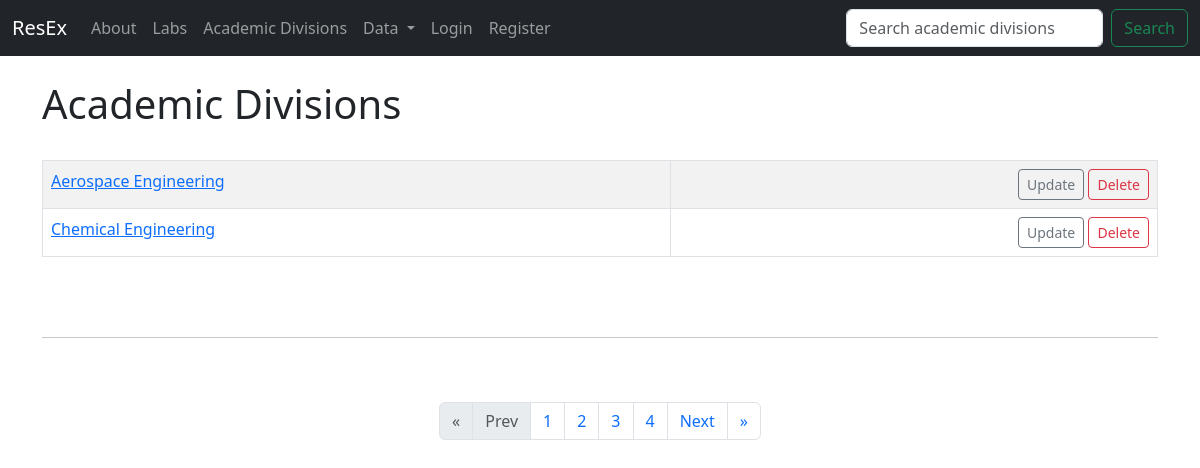
Page /list_acad_divs on the committed database.
### labs/models.py (models this page shows)
class Academic_Division(models.Model):
	DEPARTMENT = 'Department'
	SCHOOL = 'School'
	INTERDISCIPLINARY_PROGRAM = 'Interdisciplinary Program'
	CENTRE = 'Centre'
	acad_div_type_CHOICES = [(DEPARTMENT, 'Department'),(SCHOOL, 'School'),	(INTERDISCIPLINARY_PROGRAM, 'Interdisciplinary Program'),(CENTRE, 'Centre'),]
	name = models.CharField('Academic Division Name', max_length=256)
	acad_div_type = models.CharField('Academic Division Type',max_length=28,choices=acad_div_type_CHOICES,default=DEPARTMENT,) # Dept, school, IDP, centers
	web = models.URLField('Website address')
	email = models.EmailField('Email Address', max_length=128, blank=True)
	def __str__(self):
		return self.name

### labs/views.py (the view)
# urls.py: path('list_acad_divs',views.list_acad_divs, name="list-acad-divs"),
def list_acad_divs(request):
	pag = Paginator(Academic_Division.objects.all().order_by('name'), AD_PER_PAGE)
	page =request.GET.get('page')
	acad_divs = pag.get_page(page)
	nums = "a"*acad_divs.paginator.num_pages
	return render(request, 'labs/acad_div_list.html',
		{'acad_divs':acad_divs,
		'nums':nums})
	return render(request, 'labs/acad_div_list.html',
		{'acad_div_list':acad_div_list})

### labs/templates/labs/acad_div_list.html
{% extends "labs/base.html" %}
{% block content %}
	<h1>Academic Divisions</h1>
	<br>
	<table class="table table-hover table-bordered table-striped">
		{% for acad_div in acad_divs %}
		<tr>
			<td>
				<a href="{% url 'show-acad-div' acad_div.id %}">{{ acad_div }}</a>
			</td>
			<td align="right">
				<a href="{% url 'update-acad-div' acad_div.id %}"
				class="btn btn-outline-secondary btn-sm">Update</a>
				<a href="{% url 'delete-acad-div' acad_div.id %}"
				class="btn btn-outline-danger btn-sm">Delete</a>
			</td>
		</tr>
		{% endfor %}
	</table>
<br><br>
	<hr><br><br>
<nav aria-label="Page navigation example">
  <ul class="pagination justify-content-center">
	{% if acad_divs.has_previous %}
		<li class="page-item"><a class="page-link" href="?page=1">&laquo</a></li>
		<li class="page-item"><a class="page-link" href="?page={{ acad_divs.previous_page_number }}"> Prev</a></li>
	{% elif not acad_divs.has_previous %}
			 <li class="page-item disabled"><a class="page-link" href="#">&laquo</a></li>
            <li class="page-item disabled"><a class="page-link" href="#">Prev</a></li>
	{% endif %}
	{% for i in nums %}
	<li class="page-item"><a class="page-link" href="?page={{ forloop.counter }}">{{ forloop.counter }}</a></li>
	{% endfor %}
	{% if acad_divs.has_next %}
	<li class="page-item"><a class="page-link" href="?page={{ acad_divs.next_page_number }}">Next</a></li>
	<li class="page-item"><a class="page-link" href="?page={{ acad_divs.paginator.num_pages }}">&raquo</a></li>
	{% elif not acad_divs.has_next %}
			 <li class="page-item disabled"><a class="page-link" href="#">Next</a></li>
            <li class="page-item disabled"><a class="page-link" href="#">&raquo</a></li>
	{% endif %}
  </ul>
</nav>
{% endblock %}

### rows in the picture
Academic_Division: name "Aerospace Engineering"
Academic_Division: name "Chemical Engineering"
